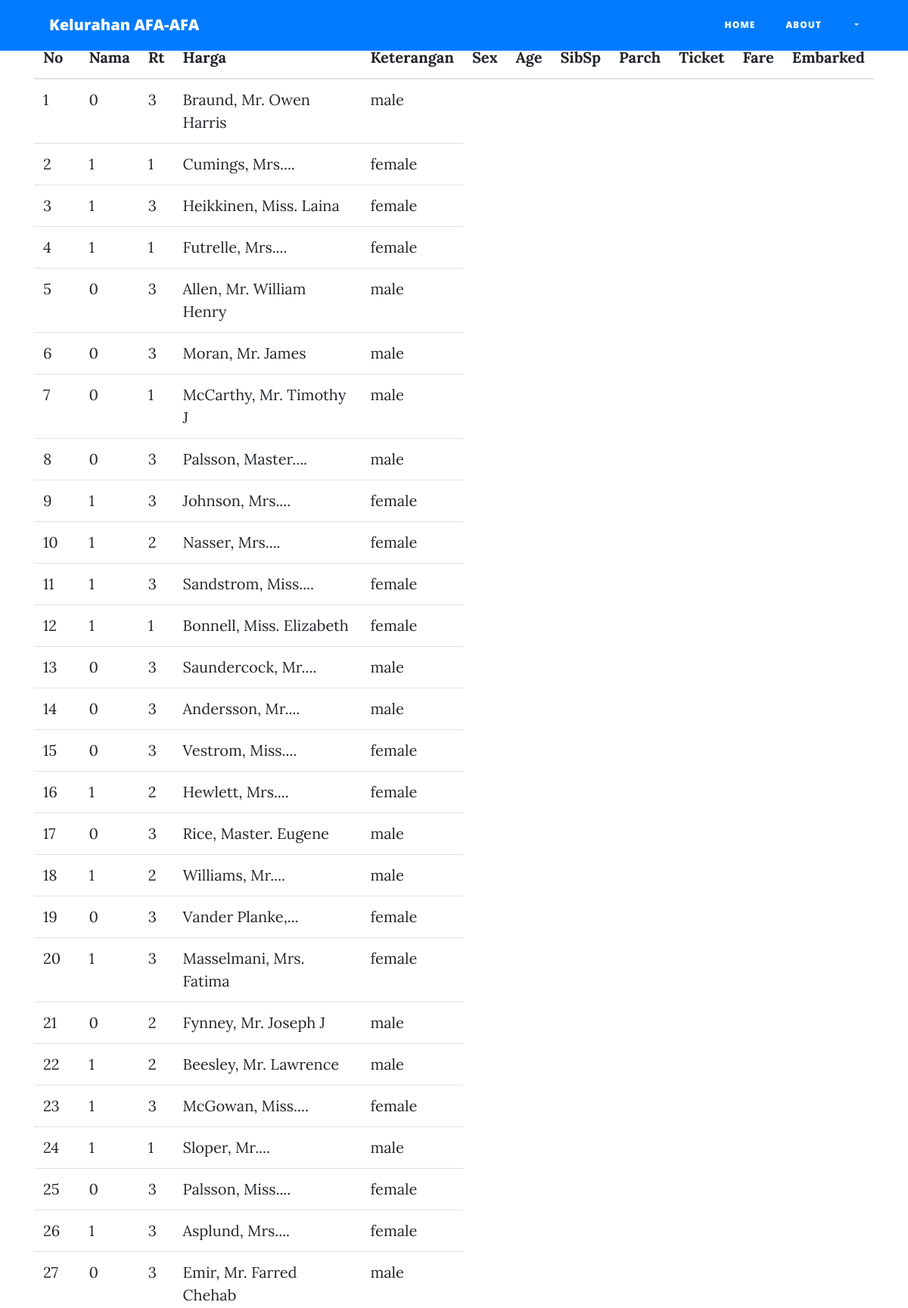
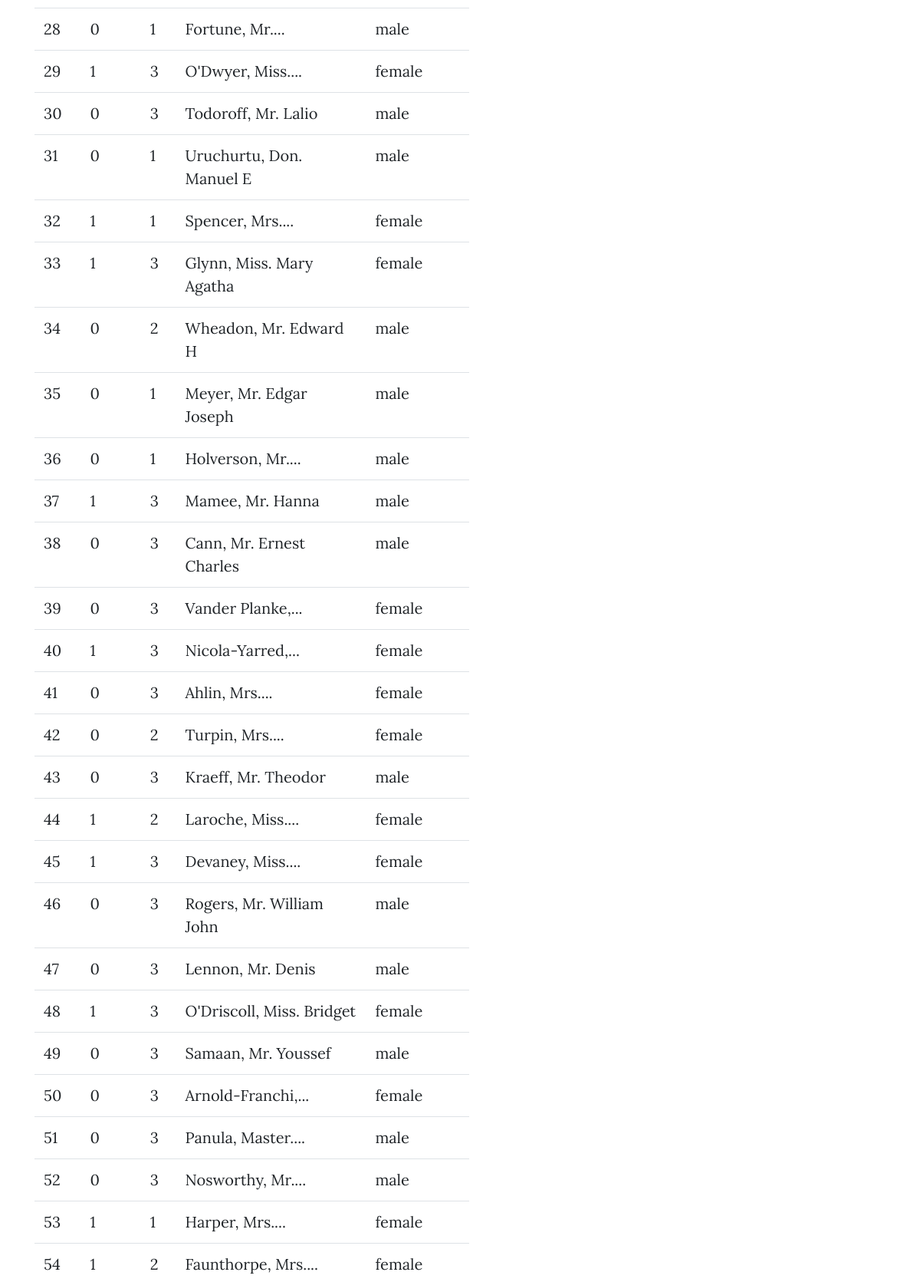
Page /lihatrek/1 (upper part) on the committed database (2 pictures, top to bottom).
### affairs/models.py (models this page shows, shortened)
class CustomerPgAir(db.Model):
  id = db.Column(db.Integer, primary_key=True)
  tgl_pst = db.Column(db.DateTime, nullable=False, default=datetime.utcnow)
  csv_field = db.Column(JsonEncodeDict)

### affairs/admin/routes.py (the view)
@admingam.route('/lihatrek/<int:id>')
def lihatrek(id):
    rek = CustomerPgAir.query.filter_by(id=id).all()
    return render_template('lihatrek.html', rek=rek, title="tabel daftar")

### affairs/models.py (called while the page is built)
  def process_result_value(self, value, dialect):
    if value is None:
      return {}
    else:
      return json.loads(value)

### affairs/templates/lihatrek.html (shortened to what this page needs)
{% extends 'layout.html' %}
{% block kategori%}
<nav class="navbar navbar-expand-lg navbar-dark bg-primary fixed-top mb-5" id="mainNav">
    <div class="container">
      <a class="navbar-brand" href="">Kelurahan AFA-AFA</a>
      <div class="collapse navbar-collapse" id="navbarResponsive">
        <ul class="navbar-nav ml-auto">
          <li class="nav-item">
            <a class="nav-link" href="/">Home</a>
          </li>
          <li class="nav-item">
            <a class="nav-link" href="/about">About</a>
          </li>
          <li class="nav-item dropdown">
            <a class="nav-link dropdown-toggle" href="#" id="navbarDropdown" role="button" data-toggle="dropdown" aria-haspopup="true" aria-expanded="false">
            </a>
        </li>
        </ul>
      </div>
    </div>
</nav>
<div class="container mt-5">
    <table class="display table responsive" style="width: 100%;">
    <thead>
      {% for r in rek %}
      <tr>
        <th>No</th>
        <th>Nama</th>
        <th>Rt</th>
        <th>Harga</th>
        <th>Keterangan</th>
        <th>Sex</th>
        <th>Age</th>
        <th>SibSp</th>
        <th>Parch</th>
        <th>Ticket</th>
        <th>Fare</th>
        <th>Embarked</th>
      </tr>
    </thead>
    <tbody>
        {% for i in r.csv_field  %}
       <tr>
           <td>{{i['PassengerId']}}</td>
           <td>{{i['Survived']}}</td>
           <td>{{i['Pclass']}}</td>
           <td>{{i['Name']|truncate(20)}}</td>
           <td>{{i['Sex']}}</td>
       </tr>
       {% endfor %}
    </tbody>
    {% endfor %}
    </table>
</div>
{% endblock kategori %}

### rows in the picture
CustomerPgAir: PassengerId "1" "2" "3" "4" "5" "6" "7" "8" "9" "10" "11" "12" "13" "14" "15" "16" "17" "18" "19" "20" "21" "22" "23" "24" "25" "26" "27" "28" "29" "30" "31" "32" "33" "34" "35" "36" "37" "38" "39" "40" "41" "42" "43" "44" "45" "46" "47" "48" "49" "50" "51" "52" "53" "54", Survived "0" "1" "1" "1" "0" "0" "0" "0" "1" "1" "1" "1" "0" "0" "0" "1" "0" "1" "0" "1" "0" "1" "1" "1" "0" "1" "0" "0" "1" "0" "0" "1" "1" "0" "0" "0" "1" "0" "0" "1" "0" "0" "0" "1" "1" "0" "0" "1" "0" "0" "0" "0" "1" "1", Pclass "3" "1" "3" "1" "3" "3" "1" "3" "3" "2" "3" "1" "3" "3" "3" "2" "3" "2" "3" "3" "2" "2" "3" "1" "3" "3" "3" "1" "3" "3" "1" "1" "3" "2" "1" "1" "3" "3" "3" "3" "3" "2" "3" "2" "3" "3" "3" "3" "3" "3" "3" "3" "1" "2", Name "Braund, Mr. Owen Harris" "Cumings, Mrs...." "Heikkinen, Miss. Laina" "Futrelle, Mrs...." "Allen, Mr. William Henry" "Moran, Mr. James" "McCarthy, Mr. Timothy J" "Palsson, Master...." "Johnson, Mrs...." "Nasser, Mrs...." "Sandstrom, Miss...." "Bonnell, Miss. Elizabeth" "Saundercock, Mr...." "Andersson, Mr...." "Vestrom, Miss...." "Hewlett, Mrs...." "Rice, Master. Eugene" "Williams, Mr...." "Vander Planke,..." "Masselmani, Mrs. Fatima" "Fynney, Mr. Joseph J" "Beesley, Mr. Lawrence" "McGowan, Miss...." "Sloper, Mr...." "Palsson, Miss...." "Asplund, Mrs...." "Emir, Mr. Farred Chehab" "Fortune, Mr...." "O'Dwyer, Miss...." "Todoroff, Mr. Lalio" "Uruchurtu, Don. Manuel E" "Spencer, Mrs...." "Glynn, Miss. Mary Agatha" "Wheadon, Mr. Edward H" "Meyer, Mr. Edgar Joseph" "Holverson, Mr...." "Mamee, Mr. Hanna" "Cann, Mr. Ernest Charles" "Vander Planke,..." "Nicola-Yarred,..." "Ahlin, Mrs...." "Turpin, Mrs...." "Kraeff, Mr. Theodor" "Laroche, Miss...." "Devaney, Miss...." "Rogers, Mr. William John" "Lennon, Mr. Denis" "O'Driscoll, Miss. Bridget" "Samaan, Mr. Youssef" "Arnold-Franchi,..." "Panula, Master...." "Nosworthy, Mr...." "Harper, Mrs...." "Faunthorpe, Mrs....", Sex "male" "female" "female" "female" "male" "male" "male" "male" "female" "female" "female" "female" "male" "male" "female" "female" "male" "male" "female" "female" "male" "male" "female" "male" "female" "female" "male" "male" "female" "male" "male" "female" "female" "male" "male" "male" "male" "male" "female" "female" "female" "female" "male" "female" "female" "male" "male" "female" "male" "female" "male" "male" "female" "female"
